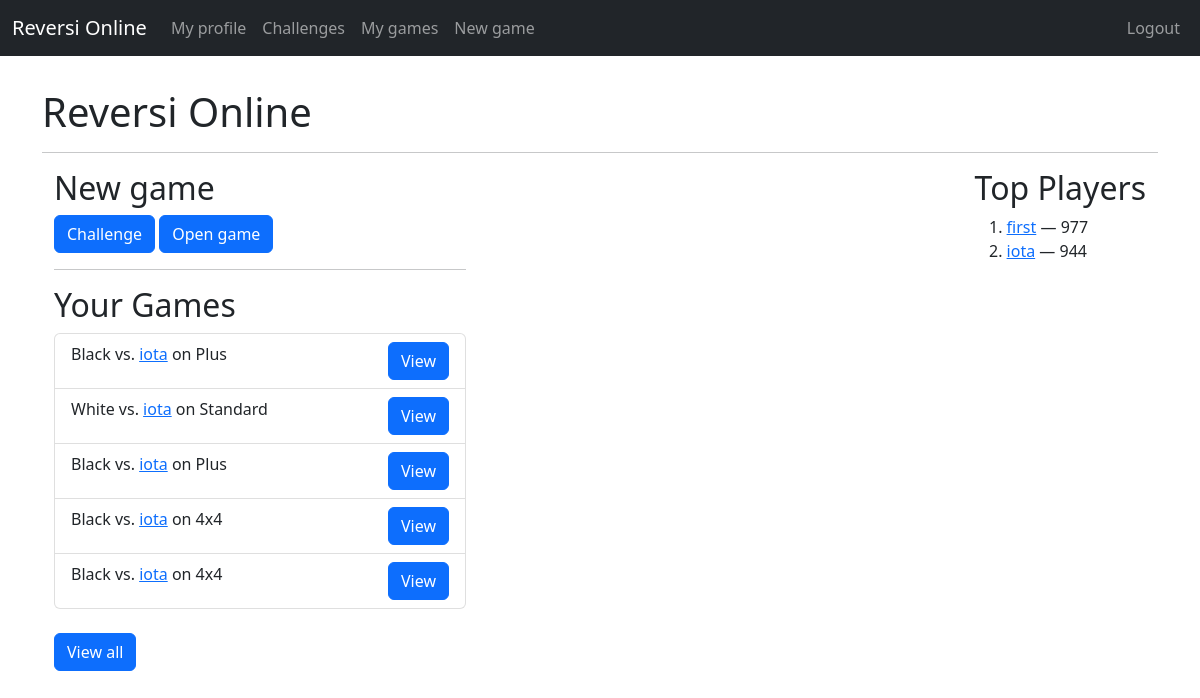
The app's page / (signed in) with its own data.
### game/models.py (models this page shows, shortened)
class Game(models.Model):
    first_player = models.ForeignKey(User, on_delete=models.CASCADE, related_name='first_player_in')
    second_player = models.ForeignKey(User, null=True, on_delete=models.CASCADE, related_name='second_player_in')
    first_player_is_X = models.BooleanField(default=True)
    first_players_turn = models.BooleanField(default=True)
    board_name = models.CharField(max_length=50)
    board_string = models.CharField(max_length=1056)
    open_game = models.BooleanField(default=False)
    game_started = models.BooleanField(default=False)
    game_ended = models.BooleanField(default=False)
    winner = models.CharField(max_length=1, null=True)
    elo_transferred = models.IntegerField(null=True)
    most_recent_move = models.DateTimeField(auto_now_add=True)

### users/models.py (models this page shows)
class UserData(models.Model):
    user = models.OneToOneField(User, on_delete=models.CASCADE)
    elo_rating = models.IntegerField(default=1000)
    open_for_challenge = models.BooleanField(default=True)
    bio_text = models.CharField(max_length=2000, default="Hi! I'm new here!")

### base/views.py (the view)
# urls.py: path('', views.index, name="index"),
@login_required
def index(req):
    top_players = User.objects.all().order_by('-userdata__elo_rating')[:5]
    latest_games = get_player_games(req.user, 5)
    ctx = {
        'top_players': top_players,
        'latest_games': latest_games,
    }
    return render(req, 'base/index.html', ctx)

### base/views.py (called while the page is built)
def get_player_games(user, count=-1):
    latest_games = Game.objects.filter(Q(first_player=user) | Q(second_player=user)).order_by('-most_recent_move')
    if count > 0:
        latest_games = latest_games[:count]
    player_role = []
    player_opp = []
    for game in latest_games:
        player_role.append("White" if game.first_player_is_X ^ (game.second_player == user) else "Black")
        player_opp.append(game.first_player if game.second_player == user else game.second_player)
    return list(zip(latest_games, player_role, player_opp))

### base/templates/base/index.html
{% extends 'base/base.html' %}
{% block body %}
<h1>Reversi Online</h1>
<hr>
<div class="container-fluid">
    <div class="float-start">
        <h2>New game</h2>
        <a class="btn btn-primary" href="{% url 'base:user_list' %}">Challenge</a>
        <a class="btn btn-primary" href="{% url 'game:open_games' 1 %}">Open game</a>
        <hr>
        <h2>Your Games</h2>
        {% include 'base/game_list.html' with games=latest_games %}
        <br>
        <a href="{% url 'game:my_games' %}" class="btn btn-primary">View all</a>
    </div>
    <div class="float-end">
        <h2>Top Players</h2>
        <ol>
            {% for player in top_players %}
            <li>
                <a href="{% url 'base:profile' player.username %}">{{ player.username }}</a> — {{ player.userdata.elo_rating }}
            </li>
            {% endfor %}
        </ol>
    </div>
</div>
{% endblock %}

### base/templates/base/game_list.html
<ul class="list-group">
    {% for game_data in games %}
    <li class="list-group-item">
        <span class="float-start">
            {{ game_data.1 }} vs. <a href="{% url 'base:profile' game_data.2 %}">{{ game_data.2 }}</a> on {{ game_data.0.board_name }}
        </span>
        <a href="{% url 'game:view_game' game_data.0.id %}" class="btn btn-primary float-end" style="margin-left: 10vw">View</a>
    </li>
    {% empty %}
    <li class="list-group-item">
        <p>Nothing to see here!</p>
    </li>
    {% endfor %}
</ul>

### records on screen
Game: game_data "Black", username "iota", board_name "Plus"
Game: game_data "White", username "iota", board_name "Standard"
Game: game_data "Black", username "iota", board_name "Plus"
Game: game_data "Black", username "iota", board_name "4x4"
Game: game_data "Black", username "iota", board_name "4x4"

### other values on screen
{{ player.username }} "first"
{{ player.userdata.elo_rating }} "977"
{{ player.username }} "iota"
{{ player.userdata.elo_rating }} "944"
